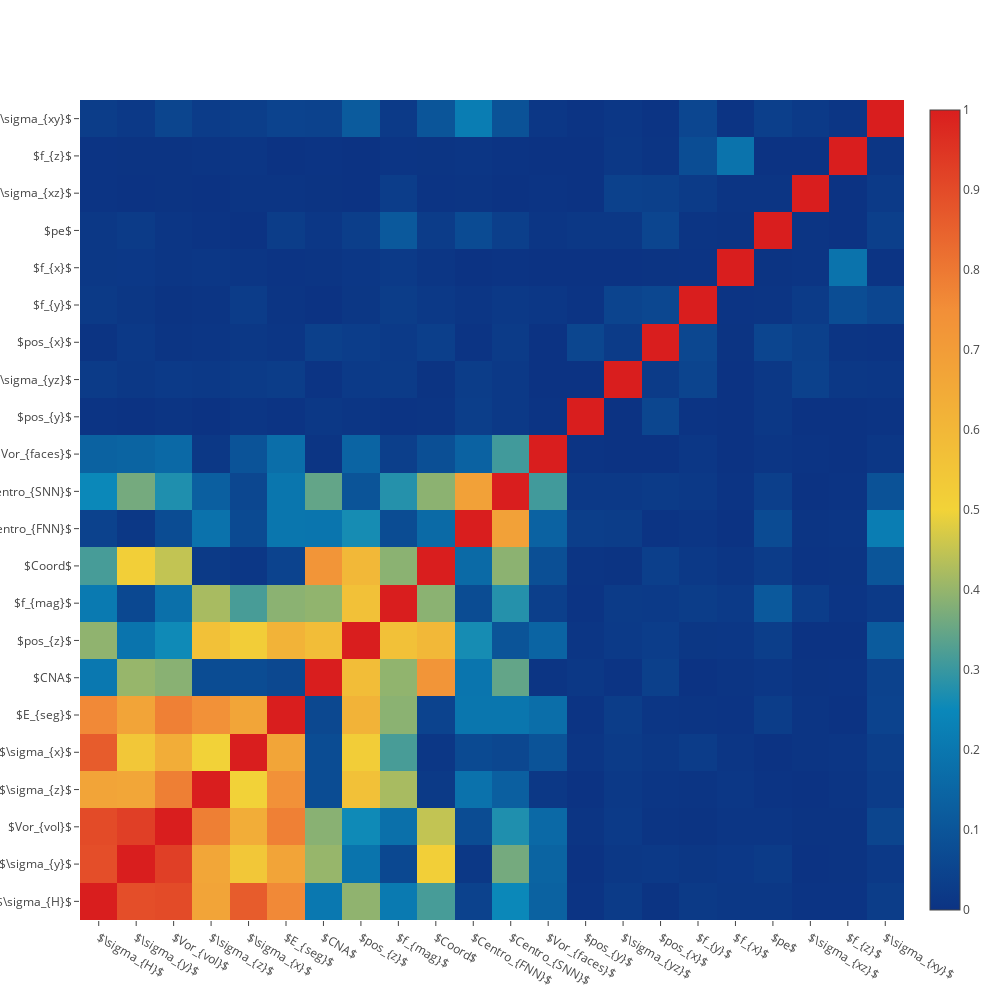

Notebook code cell kept with this figure:
### Code cell
correlation_coefficients(mat, absvalue = True)

### Figure 1 — Plotly figure (JSON) as saved in the notebook; plotly's stock layout.template omitted (floating-point values rounded to 4 significant figures; data arrays with more than 128 entries replaced by an {"elided": "..."} marker saying what was removed)
{"data": [{"colorscale": "Portland", "type": "heatmap", "uid": "24b235ef-708b-40dc-b8da-5d16f2665da9", "x": ["$\\sigma_{H}$", "$\\sigma_{y}$", "$Vor_{vol}$", "$\\sigma_{z}$", "$\\sigma_{x}$", "$E_{seg}$", "$CNA$", "$pos_{z}$", "$f_{mag}$", "$Coord$", "$Centro_{FNN}$", "$Centro_{SNN}$", "$Vor_{faces}$", "$pos_{y}$", "$\\sigma_{yz}$", "$pos_{x}$", "$f_{y}$", "$f_{x}$", "$pe$", "$\\sigma_{xz}$", "$f_{z}$", "$\\sigma_{xy}$"], "y": ["$\\sigma_{H}$", "$\\sigma_{y}$", "$Vor_{vol}$", "$\\sigma_{z}$", "$\\sigma_{x}$", "$E_{seg}$", "$CNA$", "$pos_{z}$", "$f_{mag}$", "$Coord$", "$Centro_{FNN}$", "$Centro_{SNN}$", "$Vor_{faces}$", "$pos_{y}$", "$\\sigma_{yz}$", "$pos_{x}$", "$f_{y}$", "$f_{x}$", "$pe$", "$\\sigma_{xz}$", "$f_{z}$", "$\\sigma_{xy}$"], "z": {"elided": "22x22 float values"}}], "layout": {"height": 1000, "width": 1000}}
